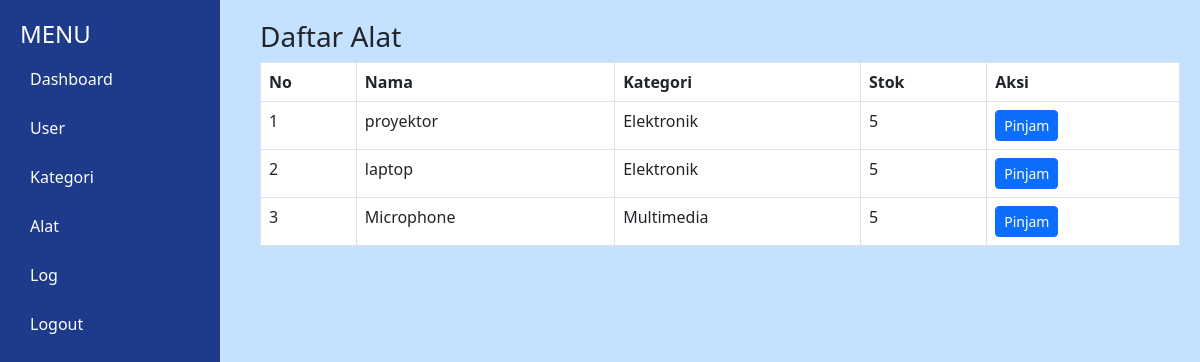
The app's page /peminjaman_alat/user/alat.php (signed in) with its own data.
### tables this page shows
CREATE TABLE `alat` (
  `id_alat` int(11) NOT NULL,
  `nama_alat` varchar(100) DEFAULT NULL,
  `id_kategori` int(11) DEFAULT NULL,
  `stok` int(11) DEFAULT NULL,
  `kondisi` varchar(50) DEFAULT NULL,
  `status` enum('tersedia','dipinjam') DEFAULT NULL
);

CREATE TABLE `kategori` (
  `id_kategori` int(11) NOT NULL,
  `nama_kategori` varchar(100) DEFAULT NULL,
  `deskripsi` text DEFAULT NULL
);

### peminjaman_alat/user/alat.php (the view)
<?php include '../assets/header.php'; ?>
<h3>Daftar Alat</h3>
<table class="table table-bordered">
<tr>
<th>No</th><th>Nama</th><th>Kategori</th><th>Stok</th><th>Aksi</th>
</tr>
<?php
$no=1;
$data = mysqli_query($conn,"SELECT alat.*, kategori.nama_kategori
FROM alat JOIN kategori ON alat.id_kategori=kategori.id_kategori");
while($d=mysqli_fetch_assoc($data)){
?>
<tr>
<td><?= $no++ ?></td>
<td><?= $d['nama_alat'] ?></td>
<td><?= $d['nama_kategori'] ?></td>
<td><?= $d['stok'] ?></td>
<td>
<a href="pinjam.php?id=<?= $d['id_alat'] ?>" class="btn btn-primary btn-sm">Pinjam</a>
</td>
</tr>
<?php } ?>
</table>
<?php include '../assets/footer.php'; ?>

### records on screen
alat: nama_alat "proyektor", id_kategori.nama_kategori "Elektronik", stok "5"
alat: nama_alat "laptop", id_kategori.nama_kategori "Elektronik", stok "5"
alat: nama_alat "Microphone", id_kategori.nama_kategori "Multimedia", stok "5"
